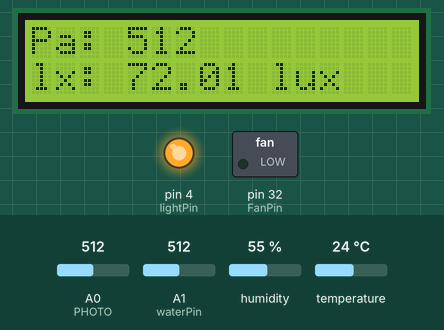
Recording of a sketch running on a simulated Arduino Mega 2560, built with avr-gcc and run on an emulated ATmega2560. Shown: 16×2 character LCD, switched loads named in the sketch (green lamp = pin HIGH), output pins drawn as LEDs (lit = HIGH). The inputs (shaded band) are chosen by the test bench; at power-on: temperature 24 °C, A0 (PHOTO) = 512, A1 (waterPin) = 512, humidity 55 %. The local clock reads 2024-03-15 10:24:30 at power-on unless the sketch sets it; what the sketch prints to the serial monitor is not drawn.

Above: at 12.2 s.
At 23.6 s:
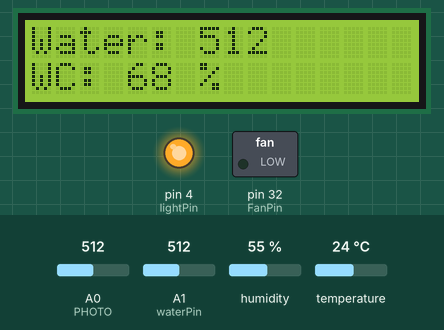
23.7 s: temperature set to 26 °C
At 30.4 s:
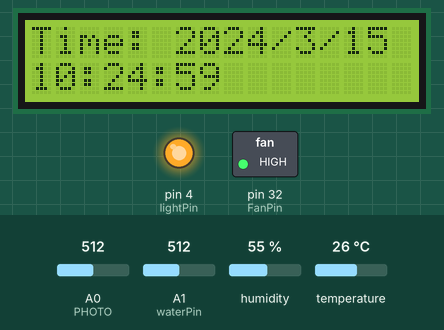
At 35.1 s:
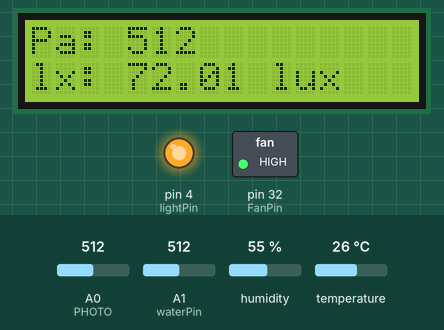
Timing chart, 0 to 36.1 s (numbered marks = the images above; inputs shaded):
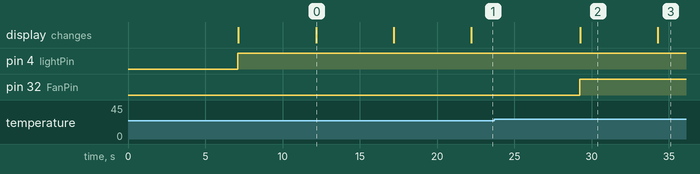

Measured:
- the behaviour switches between 24 and 25 °C on temperature (found by bisection; images 1 and 2)
- after the input at 23.7 s, pin 32 (FanPin): LOW → HIGH after 5.5 s
- what the display in image 0 shows lasts 5.0 s, from 12.2 s to 17.2 s

The sketch:

LCD_DHT11_RTC_LED_Photo_Water_NodeRED.ino
```cpp
#include <Wire.h>
#include <LiquidCrystal_I2C.h>

LiquidCrystal_I2C lcd(0x27, 16, 2); // set the LCD address to 0x27 for a 16 chars and 2 line display

#include <DHT.h>  //"DHT.h"
#define DHTPIN 12
#define DHTTYPE DHT11
DHT dht(DHTPIN, DHTTYPE);

#define FanPin 32

#include <Wire.h>
#include "RTClib.h"

RTC_DS3231 rtc;
#define lightPin 4

#define PHOTO A0
int Photo_Value = 0;
#define waterPin A1

void setup()
{
  pinMode(lightPin, OUTPUT);

  if (! rtc.begin()) {
    //Serial.println("Couldn't find RTC");
    while (1);
  }

  if (rtc.lostPower()) {
    //Serial.println("RTC lost power, lets set the time!");
    // following line sets the RTC to the date & time this sketch was compiled
    rtc.adjust(DateTime(F(__DATE__), F(__TIME__)));
    // This line sets the RTC with an explicit date & time, for example to set
    // January 21, 2014 at 3am you would call:
    // rtc.adjust(DateTime(2014, 1, 21, 3, 0, 0));
  }


  pinMode(FanPin, OUTPUT);

  Serial.begin(9600);
  lcd.init();
  // Print a message to the LCD.
  lcd.backlight();
  lcd.setCursor(0, 0);
  lcd.print("Hello, world!");
  lcd.setCursor(0, 1);
  lcd.print("JNU Arduino!");
  delay(5000);
}


void loop()
{
  Photo_Value = analogRead(PHOTO);
  float pv_value = float(Photo_Value * 5) / 1023;
  float Rp = (10 * pv_value) / (5 - pv_value);
  float y = (log10(200 / Rp)) / 0.7;
  float Ea = pow(10, y);


  int water_value = analogRead(waterPin);
  int water_content = map(water_value, 984, 298, 0, 100);


  delay(2000);
  int h = dht.readHumidity();
  int t = dht.readTemperature();


  if (t >= 25) {
    digitalWrite(FanPin, HIGH);
  } else {
    digitalWrite(FanPin, LOW);
  }


  DateTime now = rtc.now();

  if ((now.hour() >= 6 ) && (now.hour() <= 18)) {
    if (Ea <= 200) {
      analogWrite(lightPin, 255);
    } else {
      analogWrite(lightPin, 0);
    }
  } else {
    analogWrite(lightPin, 0);
  }

  lcd.clear();
  lcd.setCursor(0, 0);
  lcd.print("Time: ");
  lcd.print(now.year());
  lcd.print("/");
  lcd.print(now.month());
  lcd.print("/");
  lcd.print(now.day());

  lcd.setCursor(0, 1);
  lcd.print(now.hour());
  lcd.print(":");
  lcd.print(now.minute());
  lcd.print(":");
  lcd.print(now.second());
  delay(5000);

  lcd.clear();
  lcd.setCursor(0, 0);
  lcd.print("Pa: ");
  lcd.print(Photo_Value);

  lcd.setCursor(0, 1);
  lcd.print("lx: ");
  lcd.print(Ea);
  lcd.print(" lux");
  delay(5000);

  lcd.clear();
  lcd.setCursor(0, 0);
  lcd.print("Humi: ");
  lcd.print(h);
  lcd.print(" %");

  lcd.setCursor(0, 1);
  lcd.print("Temp: ");
  lcd.print(t);
  lcd.print(" C");
  delay(5000);

  lcd.clear();
  lcd.setCursor(0, 0);
  lcd.print("Water: ");
  lcd.print(water_value);

  lcd.setCursor(0, 1);
  lcd.print("WC: ");
  lcd.print(water_content);
  lcd.print(" %");
  delay(5000);

  Serial.print(Ea);   //광도
  Serial.print(",");
  Serial.print(water_content);  //수분함량
  Serial.print(",");
  Serial.print(h);   //습도
  Serial.print(",");
  Serial.println(t);   //온도
}
```
